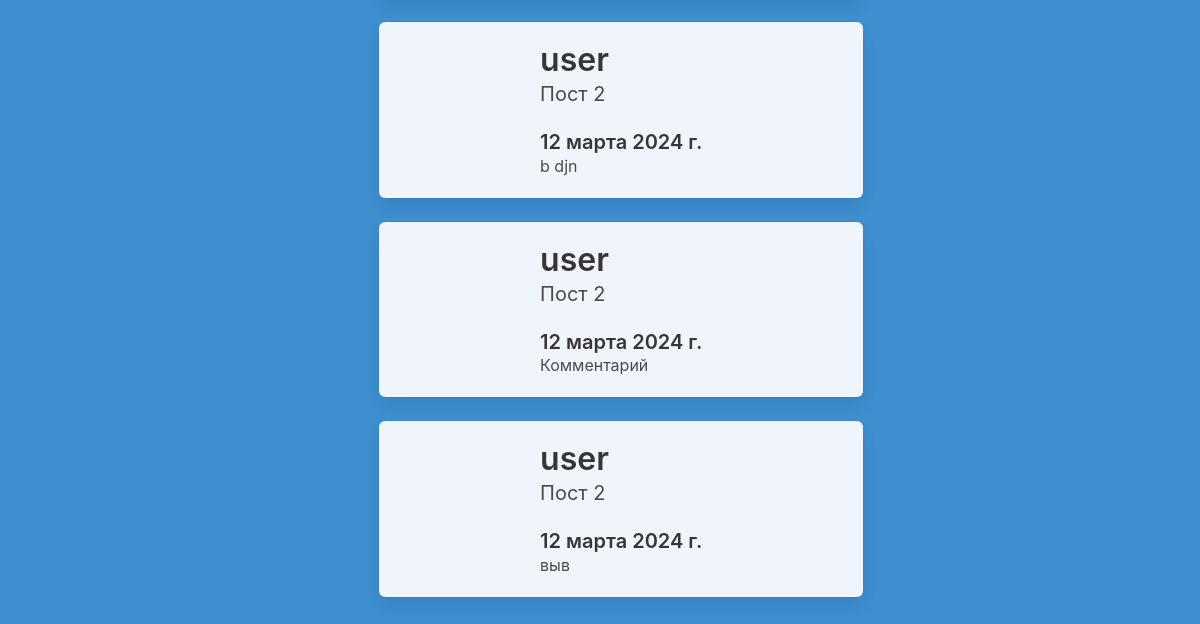
The app's page /comments/12 (lower part), older data.
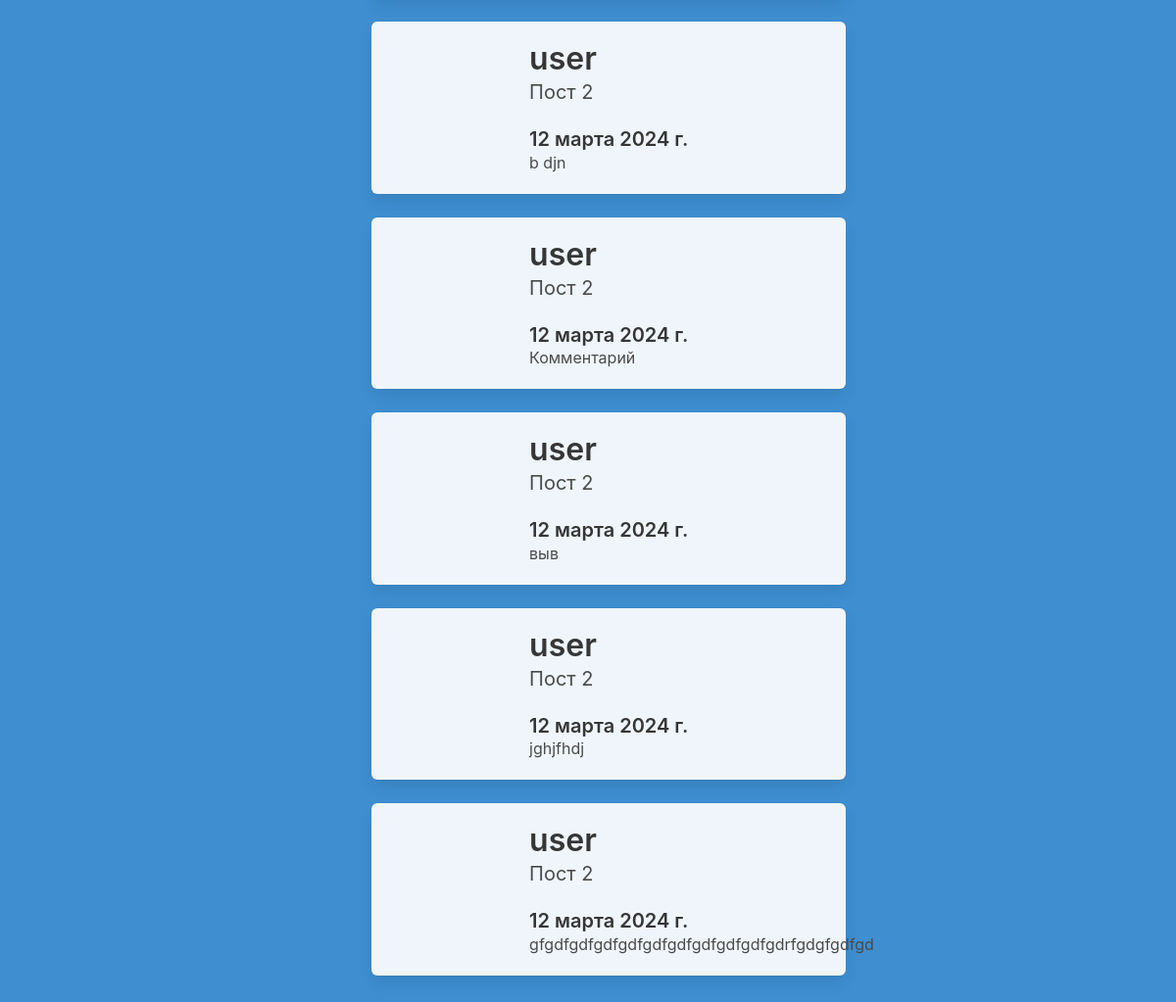
The same page, newer data.
### app/models.py (models this page shows, shortened)
class Comments(models.Model):
    post = models.ForeignKey(Post, on_delete = models.CASCADE)
    user = models.ForeignKey(User, on_delete = models.CASCADE)
    body = models.TextField()
    date = models.DateField(auto_now_add = True)

class Post(models.Model):
    def __str__(self):
        return self.title
    title = models.CharField(max_length = 255)
    content = models.TextField()
    slug = models.SlugField(unique = True)
    date_created = models.DateField(auto_now_add = True)
    update_at = models.DateTimeField(auto_now = True)
    author = models.ForeignKey(User, on_delete = models.CASCADE, null = True)

### app/views.py (the view)
# urls.py: path("comments/<str:post>", views.comments, name="comments"),
def comments(request, post):
    list_comm = Comments.objects.filter(post__id = post)
    return render(request, "app/comments.html", {"comments":list_comm})

### app/templates/app/comments.html (shortened to what this page needs)
{% extends 'layout.html' %}
{% block content %}
<div class="is-centered " style="margin-left: 30%;">
    <div class="columns">
        {%for i in comments%}
        <div class="author is-centered">
            <div class="column ">
                <div class="box has-background-info-light">
                    <div class="columns">
                        <div class="column is-3">
                        </div>
                        <div class="column ml-5">
                            <div class="title is-3 is-space">
                                {{i.user}}
                            </div>
                            <div class="subtitle">
                                {{i.post}}
                            </div>
                            <div class="content">
                                <div class="title is-5"> {{i.date}}</div>
                                {{i.body}}
                            </div>
                        </div>
                    </div>
                </div>
            </div>
            {% endfor %}
        </div>
    </div>
    {% endblock %}

### app/templates/layout.html (shortened to what this page needs)
{% load static %}
<!DOCTYPE html>
<html lang="ru">
<head>
  <link rel="stylesheet" href="{% static 'style.css' %}">
</head>
<body class="hero has-background-info is-fullheight">
  <div class="hero-body">
    {% block content %}
    {% endblock %}
  </div>
</body>
</html>

Row changes from the older to the newer data that the page shows:
added Comments: user "user", post "Пост 2", date "12 марта 2024 г.", body "jghjfhdj"
added Comments: user "user", post "Пост 2", date "12 марта 2024 г.", body "gfgdfgdfgdfgdfgdfgdfgdfgdfgdfgdrfgdgfgdfgd"
